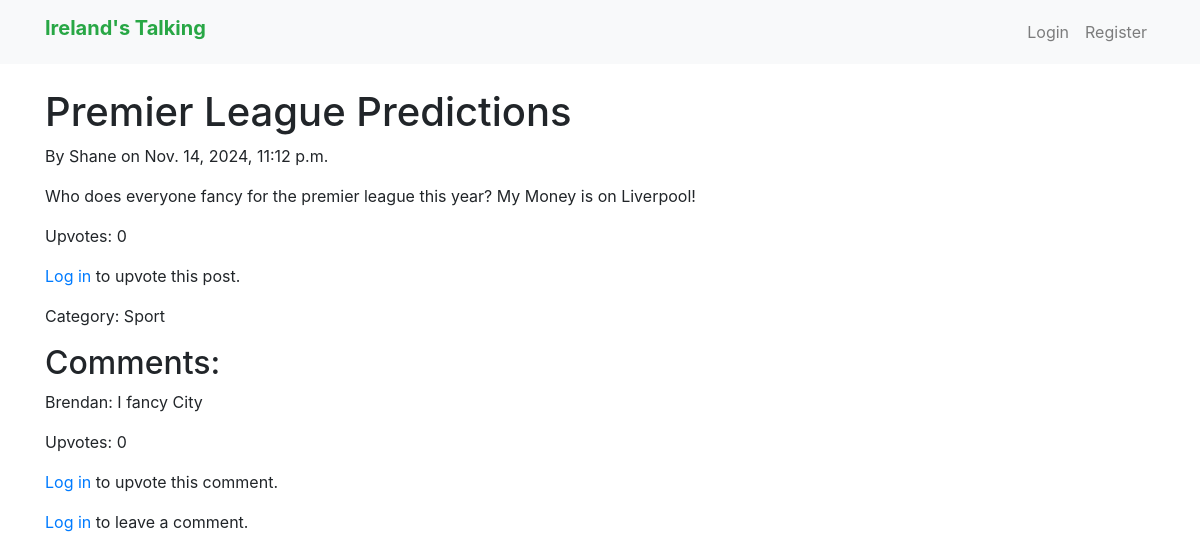
The app's page /post/4/ with its own data.
### posts/models.py (models this page shows, shortened)
class Post(models.Model):
    title = models.CharField(max_length=255)  # Post title
    content = models.TextField()  # Post content
    author = models.ForeignKey(User, on_delete=models.CASCADE)  # Link to author (User)
    category = models.ForeignKey(Category, on_delete=models.SET_NULL, null=True, blank=True)  # Optional category
    created_at = models.DateTimeField(auto_now_add=True)  # Auto-populated timestamp for creation
    updated_at = models.DateTimeField(auto_now=True)  # Auto-updated timestamp for modifications
    upvotes = models.ManyToManyField(User, related_name='post_upvotes', blank=True)  # Track users who upvoted
    def upvote_count(self):
        return self.upvotes.count()  # Return count of upvotes

class Category(models.Model):
    name = models.CharField(max_length=255)  # Category name

class Comment(models.Model):
    post = models.ForeignKey(Post, on_delete=models.CASCADE, related_name='comments')  # Link to post
    author = models.ForeignKey(User, on_delete=models.CASCADE)  # Link to author (User)
    content = models.TextField()  # Comment content
    created_at = models.DateTimeField(auto_now_add=True)  # Timestamp for creation
    upvotes = models.ManyToManyField(User, related_name='comment_upvotes', blank=True)  # Track users who upvoted
    def upvote_count(self):
        return self.upvotes.count()  # Return count of upvotes

### posts/views.py (the view)
# urls.py: path('post/<int:post_id>/', views.post_detail, name='post_detail'),  # View post details
def post_detail(request, post_id):
    post = get_object_or_404(Post, id=post_id)
    comments = post.comments.all()
    if request.method == 'POST':
        form = CommentForm(request.POST)
        if form.is_valid():
            comment = form.save(commit=False)
            comment.author = request.user
            comment.post = post
            comment.save()
            return redirect('post_detail', post_id=post.id)
    else:
        form = CommentForm()
    return render(request, 'posts/post_detail.html', {'post': post, 'form': form, 'comments': comments})

### posts/templates/posts/post_detail.html (shortened to what this page needs)
{% extends 'base.html' %}
{% block content %}
<h1>{{ post.title }}</h1>
<p>By {{ post.author.username }} on {{ post.created_at }}</p>
<p>{{ post.content }}</p>
<p>Upvotes: {{ post.upvote_count }}</p>
{% if user.is_authenticated %}
    <form method="post" action="{% url 'upvote_post' post.id %}">
        {% csrf_token %}
        <button type="submit" class="btn btn-success">Upvote Post</button>
    </form>
{% else %}
    <p><a href="{% url 'login' %}">Log in</a> to upvote this post.</p>
{% endif %}
{% if post.category %}
    <p>Category: {{ post.category.name }}</p>
{% else %}
    <p>Category: No Category</p>
{% endif %}
<h2>Comments:</h2>
{% for comment in comments %}
    <div class="comment">
        <p>{{ comment.author.username }}: {{ comment.content }}</p>
        <p>Upvotes: {{ comment.upvote_count }}</p>
        {% if user.is_authenticated %}
            <form method="post" action="{% url 'upvote_comment' comment.id %}">
                {% csrf_token %}
                <button type="submit" class="btn btn-primary">Upvote Comment</button>
            </form>
        {% else %}
            <p><a href="{% url 'login' %}">Log in</a> to upvote this comment.</p>
        {% endif %}
    </div>
{% endfor %}
{% if user.is_authenticated %}
    <form method="post">
        {% csrf_token %}
        {{ form.as_p }}
        <button type="submit" class="btn btn-primary">Add Comment</button>
    </form>
{% else %}
    <p><a href="{% url 'login' %}">Log in</a> to leave a comment.</p>
{% endif %}
{% endblock %}

### records on screen
Post: title "Premier League Predictions", author.username "Shane", created_at "Nov. 14, 2024, 11:12 p.m.", content "Who does everyone fancy for the premier league this year? My Money is on Liverpool!", upvote_count "0", category.name "Sport"
Comment: author.username "Brendan", content "I fancy City", upvote_count "0"
